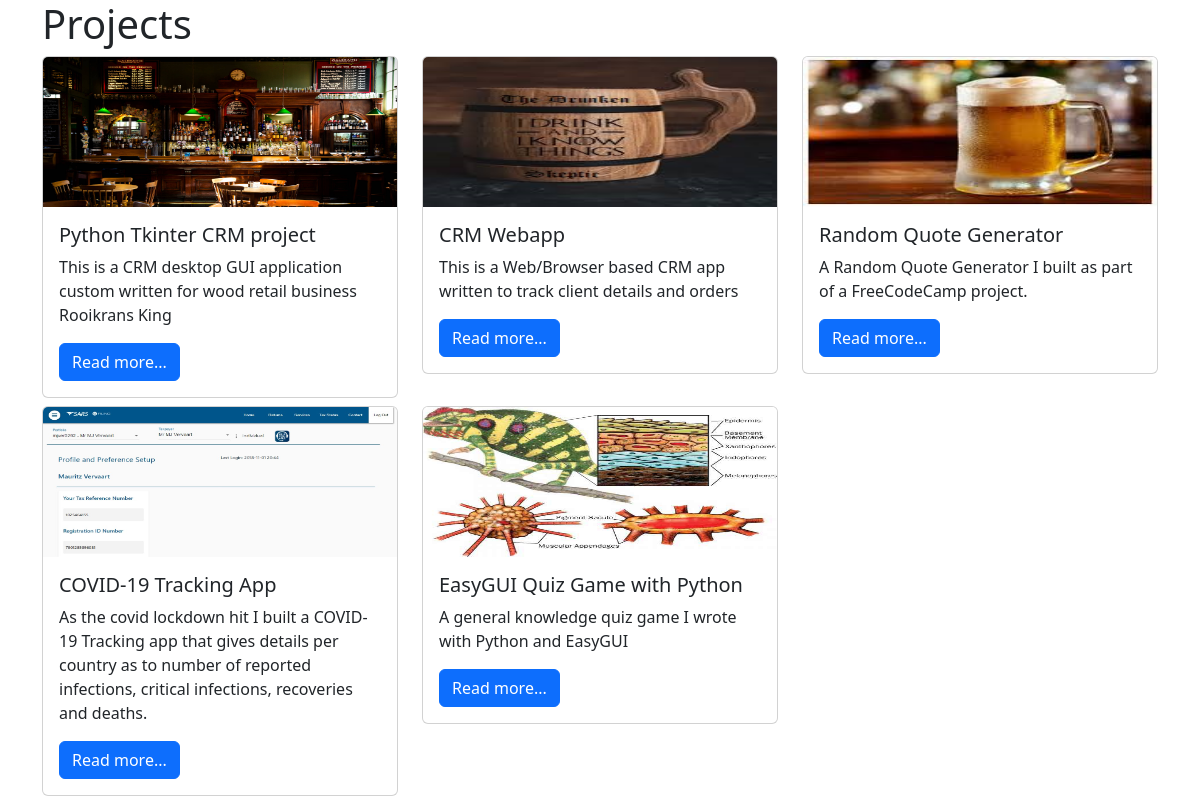
/projects/, run on the app's committed database.
### projects/models.py (models this page shows)
class Project(models.Model):
    title = models.CharField(max_length=100)
    description = models.TextField()
    technology = models.CharField(max_length=20)
    image = models.FileField(upload_to="project_images/", blank=True)

### projects/views.py (the view)
# urls.py: path("", views.project_index, name="project_index"),
def project_index(request):
    projects = Project.objects.all()
    context = {
        "projects": projects
    }
    return render(request, "projects/project_index.html", context)

### projects/templates/projects/project_index.html
{% extends "base.html" %}
{% block page_content %}
<h1>Projects</h1>
<div class="row">
    {% for project in projects %}
    <div class="col-md-4">
        <div class="card mb-2">
            {% if project.image %}
            <img class="card-img-top" src="{{ project.image.url }}" width="150px" height="150px">
            {% endif %}
            <div class="card-body">
                <h5 class="card-title">{{ project.title }}</h5>
                <p class="card-text">{{project.description}}</p>
                <a href="{% url 'project_detail' project.pk %}" class="btn btn-primary">Read more...</a>
            </div>
        </div>
    </div>
    {% endfor %}
</div>
{% endblock %}

### templates/base.html (shortened to what this page needs)
<!DOCTYPE html>
<html lang="en">
<head>
    <link rel="stylesheet" href="https://cdn.jsdelivr.net/npm/bootstrap@5.3.1/dist/css/bootstrap.min.css">
</head>
<body class="container">
    {% block page_content %}
    {% endblock page_content %}
</body>
</html>

### data on the page
Project: image (picture), title "Python Tkinter CRM project", description "This is a CRM desktop GUI application custom written for wood retail business Rooikrans King"
Project: image (picture), title "CRM Webapp", description "This is a Web/Browser based CRM app written to track client details and orders"
Project: image (picture), title "Random Quote Generator", description "A Random Quote Generator I built as part of a FreeCodeCamp project."
Project: image (picture), title "COVID-19 Tracking App", description "As the covid lockdown hit I built a COVID-19 Tracking app that gives details per country as to number of reported infections, critical infections, recoveries and deaths."
Project: image (picture), title "EasyGUI Quiz Game with Python", description "A general knowledge quiz game I wrote with Python and EasyGUI"
